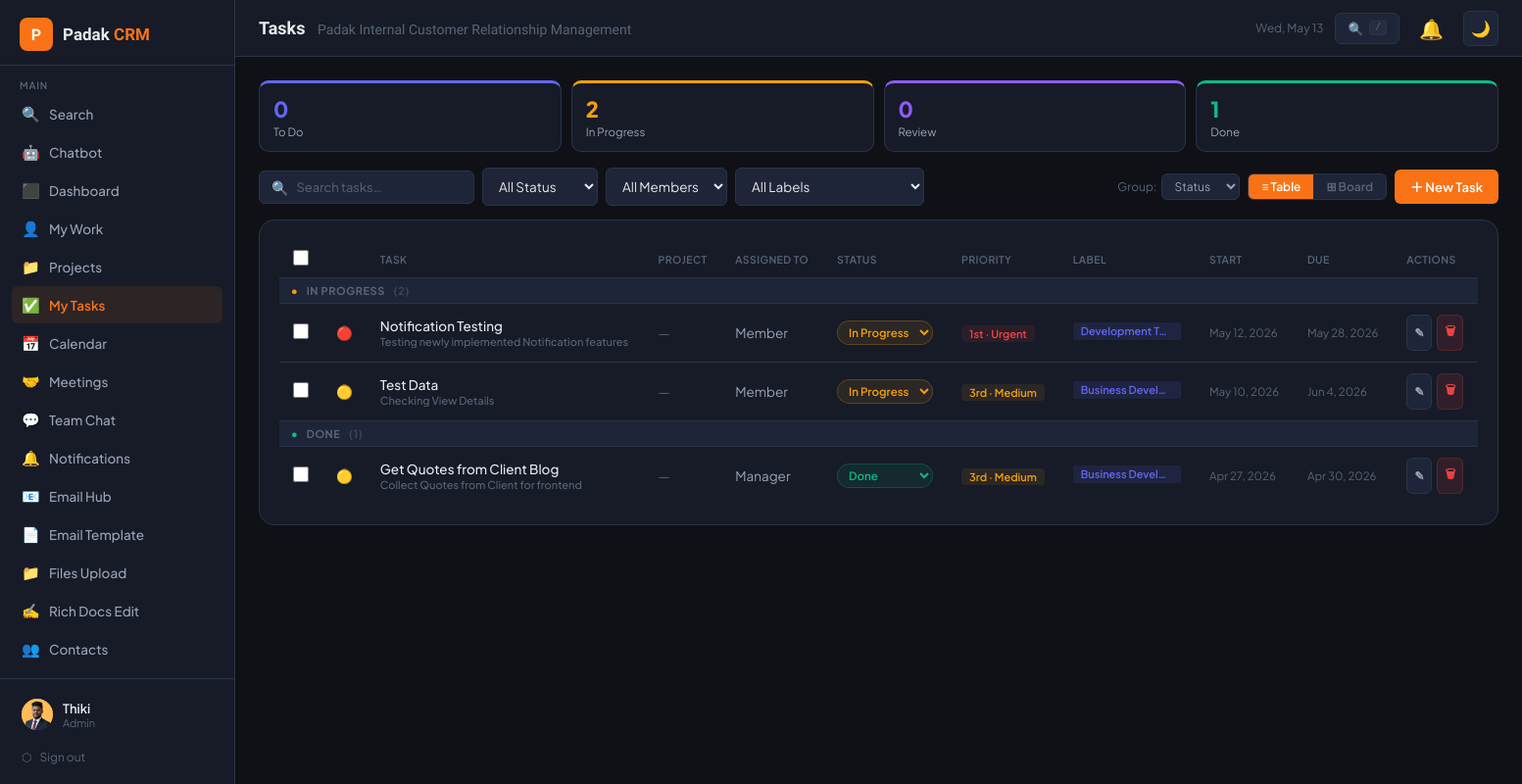
Page /tasks.php (signed in) on the committed database.
### tables this page shows
CREATE TABLE `users` (
  `id` int(11) NOT NULL,
  `name` varchar(100) NOT NULL,
  `email` varchar(150) NOT NULL,
  `password` varchar(255) NOT NULL,
  `role` enum('admin','manager','member') DEFAULT 'member',
  `avatar` varchar(255) DEFAULT NULL,
  `phone` varchar(30) DEFAULT NULL,
  `department` varchar(100) DEFAULT NULL,
  `department_role` enum('general','tele_caller','digital_marketing','software_developer','graphics_designer') DEFAULT 'general',
  `status` enum('active','inactive') DEFAULT 'active',
  `last_login` datetime DEFAULT NULL,
  `created_at` datetime DEFAULT current_timestamp()
);

CREATE TABLE `tasks` (
  `id` int(11) NOT NULL,
  `title` varchar(250) NOT NULL,
  `description` text DEFAULT NULL,
  `project_id` int(11) DEFAULT NULL,
  `assigned_to` int(11) DEFAULT NULL,
  `created_by` int(11) NOT NULL,
  `status` enum('todo','in_progress','review','done') DEFAULT 'todo',
  `priority` enum('low','medium','high','urgent') DEFAULT 'medium',
  `due_date` date DEFAULT NULL,
  `start_date` date DEFAULT NULL,
  `label` varchar(80) DEFAULT NULL,
  `sort_order` int(11) DEFAULT 0,
  `completed_at` datetime DEFAULT NULL,
  `created_at` datetime DEFAULT current_timestamp(),
  `updated_at` datetime DEFAULT current_timestamp() ON UPDATE current_timestamp()
);

### tasks.php (the view, shortened to what the rows shown need)
<?php
require_once 'config.php';
require_once 'includes/layout.php';
$db   = getCRMDB();
$user = currentUser();
$uid  = (int)$user['id'];
$is_manager   = isManager();
$scope_clause = $is_manager
    ? "1=1"
    : "(t.assigned_to = $uid OR t.created_by = $uid)";
$group_by      = $_GET['group'] ?? 'status';
$view_mode     = $_GET['view'] ?? 'table';
$where = $scope_clause;
$tasks = $db->query("
    SELECT t.*, p.title AS proj_title, u.name AS assignee, c.name AS creator_name
    FROM tasks t
    LEFT JOIN projects p ON p.id=t.project_id
    LEFT JOIN users u ON u.id=t.assigned_to
    LEFT JOIN users c ON c.id=t.created_by
    WHERE $where
    ORDER BY FIELD(t.status,'in_progress','review','todo','done'),
             FIELD(t.priority,'urgent','high','medium','low'),
             t.due_date ASC
")->fetch_all(MYSQLI_ASSOC);
$all_users = $db->query("SELECT id,name FROM users WHERE status='active' ORDER BY name")->fetch_all(MYSQLI_ASSOC);
function groupTasks(array $tasks, string $by): array {
    $groups = [];
    foreach ($tasks as $t) {
        $key = match($by) {
            'priority' => $t['priority'] ?? 'medium',
            'project'  => $t['proj_title'] ?? '— No Project —',
            'label'    => $t['label'] ?: '— No Label —',
            default    => $t['status'],
        };
        $groups[$key][] = $t;
    }
    return $groups;
}
$PRIO_LABELS  = ['urgent'=>'1st · Urgent','high'=>'2nd · High','medium'=>'3rd · Medium','low'=>'4th · Low'];
$PRIO_COLORS  = ['urgent'=>'#ef4444','high'=>'#f97316','medium'=>'#f59e0b','low'=>'#10b981'];
$STATUS_LABELS = ['todo'=>'To Do','in_progress'=>'In Progress','review'=>'Review','done'=>'Done'];
$STATUS_COLORS = ['todo'=>'#6366f1','in_progress'=>'#f59e0b','review'=>'#8b5cf6','done'=>'#10b981'];
renderLayout('Tasks', 'tasks');
?>
<?php if (empty($tasks)): ?>
<div class="card"><div class="empty-state"><div class="icon">✅</div><p><?= $is_manager ? 'No tasks found.' : 'No tasks assigned to you yet.' ?></p></div></div>
<?php else: ?>
<div class="card">
  <div class="table-wrap">
    <table id="tasks-table" class="tk-table">
      <thead>
        <tr>
          <?php if ($is_manager): ?><th style="width:32px"><input type="checkbox" class="tk-check" id="check-all" onchange="toggleAll(this)"></th><?php endif; ?>
          <th style="width:28px"></th>
          <th onclick="sortTable(<?= $is_manager?2:1 ?>)" id="th-<?= $is_manager?2:1 ?>">Task</th>
          <th onclick="sortTable(<?= $is_manager?3:2 ?>)" id="th-<?= $is_manager?3:2 ?>">Project</th>
          <th onclick="sortTable(<?= $is_manager?4:3 ?>)" id="th-<?= $is_manager?4:3 ?>">Assigned To</th>
          <th onclick="sortTable(<?= $is_manager?5:4 ?>)" id="th-<?= $is_manager?5:4 ?>">Status</th>
          <th onclick="sortTable(<?= $is_manager?6:5 ?>)" id="th-<?= $is_manager?6:5 ?>">Priority</th>
          <th onclick="sortTable(<?= $is_manager?7:6 ?>)" id="th-<?= $is_manager?7:6 ?>">Label</th>
          <th onclick="sortTable(<?= $is_manager?8:7 ?>)" id="th-<?= $is_manager?8:7 ?>">Start</th>
          <th onclick="sortTable(<?= $is_manager?9:8 ?>)" id="th-<?= $is_manager?9:8 ?>">Due</th>
          <th>Actions</th>
        </tr>
      </thead>
      <tbody>
<?php
$grouped = groupTasks($tasks, $group_by);
$order   = ($group_by==='status') ? array_keys($STATUS_LABELS) : (($group_by==='priority') ? array_keys($PRIO_LABELS) : array_keys($grouped));
foreach ($order as $gk):
    if (!isset($grouped[$gk])) continue;
    $gtasks = $grouped[$gk];
    $gc     = ($group_by==='status') ? ($STATUS_COLORS[$gk]??'#94a3b8') : (($group_by==='priority') ? ($PRIO_COLORS[$gk]??'#94a3b8') : '#6366f1');
    $glabel = ($group_by==='status') ? ($STATUS_LABELS[$gk]??$gk) : (($group_by==='priority') ? ($PRIO_LABELS[$gk]??$gk) : $gk);
    $colspan = $is_manager ? 11 : 10;
?>
        <tr class="tk-group-row" data-group="<?= h($gk) ?>">
          <td colspan="<?= $colspan ?>">
            <span style="color:<?= $gc ?>;margin-right:6px">●</span>
            <?= h($glabel) ?> <span style="margin-left:6px;opacity:.5">(<?= count($gtasks) ?>)</span>
          </td>
        </tr>
<?php foreach ($gtasks as $t):
    $sc      = $STATUS_COLORS[$t['status']] ?? '#94a3b8';
    $pc      = $PRIO_COLORS[$t['priority']] ?? '#94a3b8';
    $today   = date('Y-m-d');
    $overdue = $t['due_date'] && $t['due_date'] < $today && $t['status'] !== 'done';
?>
        <tr data-id="<?= $t['id'] ?>" data-group="<?= h($gk) ?>">
          <?php if ($is_manager): ?>
          <td><input type="checkbox" class="tk-check row-check" value="<?= $t['id'] ?>" onchange="updBulk()"></td>
          <?php endif; ?>
          <td><?= priorityIcon($t['priority']) ?></td>
          <td class="td-main">
            <?php if ($is_manager): ?>
            <span class="tk-editable" data-id="<?= $t['id'] ?>" data-field="title"
                  ondblclick="inlineEdit(this)"
                  style="<?= $overdue?'color:var(--red)':'' ?>"><?= h($t['title']) ?></span>
            <?php else: ?>
            <span style="<?= $overdue?'color:var(--red)':'' ?>"><?= h($t['title']) ?></span>
            <?php endif; ?>
            <?php if ($t['description']): ?>
            <div style="font-size:11px;color:var(--text3);margin-top:1px;white-space:nowrap;overflow:hidden;text-overflow:ellipsis;max-width:280px"><?= h(mb_substr($t['description'],0,80)) ?><?= mb_strlen($t['description'])>80?'…':'' ?></div>
            <?php endif; ?>
          </td>
          <td><?= $t['proj_title'] ? '<a href="projects.php?view='.h($t['project_id']).'" style="color:var(--orange);font-size:12.5px">'.h($t['proj_title']).'</a>' : '<span style="color:var(--text3)">—</span>' ?></td>
          <td><?= h($t['assignee'] ?? '—') ?></td>
          <td>
            <form method="POST" style="display:inline">
              <select name="status" class="form-control"
                style="padding:3px 7px;font-size:11.5px;width:auto;background:<?= $sc ?>18;border-color:<?= $sc ?>40;color:<?= $sc ?>;border-radius:99px;font-weight:600"
                onchange="this.form.submit()">
                <?php foreach ($STATUS_LABELS as $v=>$l): ?>
                <option value="<?= $v ?>" <?= $t['status']===$v?'selected':'' ?>><?= $l ?></option>
                <?php endforeach; ?>
              </select>
            </form>
          </td>
          <td>
            <span class="tk-prio" style="background:<?= $pc ?>18;color:<?= $pc ?>">
              <?= $PRIO_LABELS[$t['priority']] ?? ucfirst($t['priority'] ?? '') ?>
            </span>
          </td>
          <td>
            <?php if ($t['label']): ?>
            <?php if ($is_manager): ?>
            <span class="tk-label tk-editable" data-id="<?= $t['id'] ?>" data-field="label" ondblclick="inlineEdit(this)"><?= h($t['label']) ?></span>
            <?php else: ?>
            <span class="tk-label"><?= h($t['label']) ?></span>
            <?php endif; ?>
            <?php elseif ($is_manager): ?>
            <span style="color:var(--text3);font-size:11.5px;cursor:pointer" onclick="inlineEditById(<?= $t['id'] ?>,'label','')" title="Add label">+ label</span>
            <?php else: ?>
            <span style="color:var(--text3)">—</span>
            <?php endif; ?>
          </td>
          <td class="tk-dates"><?= $t['start_date'] ? fDate($t['start_date']) : '<span style="color:var(--text3)">—</span>' ?></td>
          <td class="tk-dates <?= $overdue?'tk-overdue':'' ?>"><?= fDate($t['due_date']) ?></td>
          <td>
            <div style="display:flex;gap:5px">
              <?php if ($is_manager): ?>
              <button class="btn btn-ghost btn-sm btn-icon" onclick="openEditTask(<?= htmlspecialchars(json_encode($t)) ?>)" title="Edit">✎</button>
              <form method="POST" onsubmit="return confirm('Delete task?')" style="display:inline">
                <button type="submit" class="btn btn-danger btn-sm btn-icon" title="Delete">🗑</button>
              </form>
              <?php else: ?>
              <button class="btn btn-ghost btn-sm btn-icon" onclick="openViewTask(<?= htmlspecialchars(json_encode($t)) ?>)" title="View Details">👁</button>
              <?php endif; ?>
            </div>
          </td>
        </tr>
<?php endforeach; endforeach; ?>
      </tbody>
    </table>
  </div>
</div>
<?php endif; ?>
<?php renderLayoutEnd(); ?>

### includes/layout.php (shortened to what the rows shown need)
<?php
function renderLayout(string $pageTitle, string $activePage): void {
    $user = currentUser();
?>
<!DOCTYPE html>
<html lang="en" data-theme="dark">
<head>
</head>
<body>
<nav id="sidebar">
  <div class="sidebar-footer">
    <a href="profile.php" class="user-card">
      <div class="user-info">
        <div class="user-name"><?= h($user['name']) ?></div>
        <div class="user-role"><?= h($user['role']) ?></div>
      </div>
    </a>
  </div>
</nav>
<div id="main">
  <main id="content">
<?php
}
function renderLayoutEnd(): void {
?>
  </main>
</div>
</body>
</html>
<?php
}

### rows in the picture
users: name "Thiki"
tasks: priority "🔴", title "Notification Testing", description "Testing newly implemented Notification features", assigned_to.name "Member", status "In Progress", priority "1st · Urgent", label "Development T…", start_date "May 12, 2026", due_date "May 28, 2026"
tasks: priority "🟡", title "Test Data", description "Checking View Details", assigned_to.name "Member", status "In Progress", priority "3rd · Medium", label "Business Devel…", start_date "May 10, 2026", due_date "Jun 4, 2026"
tasks: priority "🟡", title "Get Quotes from Client Blog", description "Collect Quotes from Client for frontend", assigned_to.name "Manager", status "Done", priority "3rd · Medium", label "Business Devel…", start_date "Apr 27, 2026", due_date "Apr 30, 2026"

### other values in the picture
$user['role'] "Admin"
$pageTitle "Tasks"
SITE_NAME "Padak Internal Customer Relationship Management"
$cnt "0"
$l "To Do"
$cnt "2"
$l "In Progress"
$l "Review"
$cnt "1"
$l "Done"
$glabel "IN PROGRESS"
count($gtasks) "2"
$glabel "DONE"
count($gtasks) "1"
